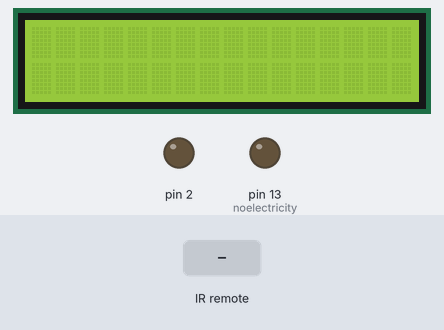
This sketch was run on a simulated Arduino Uno, built with avr-gcc and run on an emulated ATmega328P. On the bench: 16×2 character LCD, output pins drawn as LEDs (lit = HIGH). Inputs (shaded band) come from the test bench.

Above: at 1.2 s.
1.3 s: infrared code 0xFD00FF received
At 3.4 s:
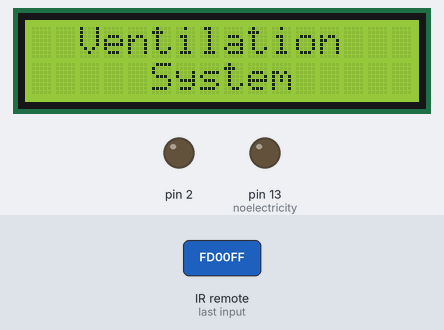
At 7.8 s:
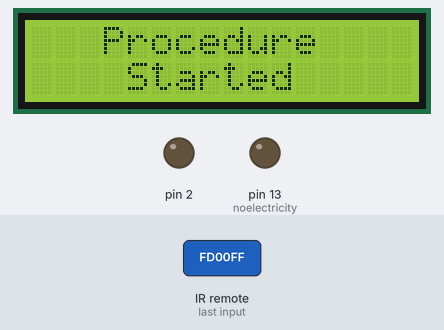
14.4 s: infrared code 0xFD00FF received
At 21.6 s:
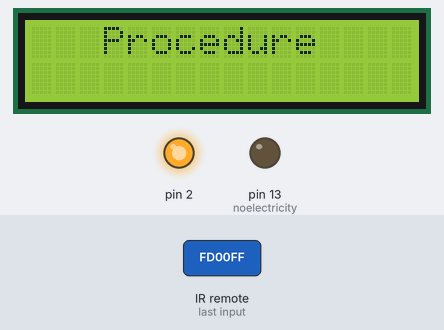
Timing chart, 0 to 34.6 s (numbered marks = the images above; inputs shaded):
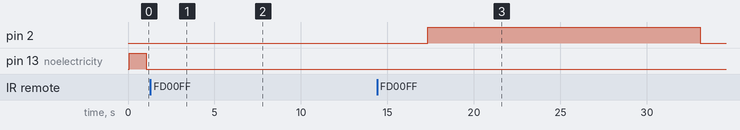

Measured:
- after the input at 1.3 s, pin 13 (noelectricity): stops changing and stays LOW; the display: first changes after 0.82 s (image 1 shows a later state)
- after the input at 14.4 s, the display: first differs from a run without the input after 3.0 s (image 3 shows a later state)
- what the display in image 1 shows lasts 2.5 s, from 2.8 s to 5.3 s
- what the display in image 2 shows lasts 1.5 s, from 6.8 s to 8.3 s

The sketch:

Arduino_Code.ino
```cpp
#include <LiquidCrystal.h>
#include <IRremote.h>

LiquidCrystal lcd(12, 11, 7, 6, 5, 4);

int RECV_PIN = 8;
int counter = 0;
int noelectricity = 13;
char loading[] = {'.', '.', '.'};
char shutdown[] = {'S', 'h', 'u', 't', 't', 'i', 'n', 'g', ' ', 'D', 'o', 'w', 'n'};
char activate[] = {'A', 'c', 't', 'i', 'v', 'a', 't', 'i', 'n', 'g'};
char deactivate[] = {'D', 'e', 'a', 'c', 't', 'i', 'v', 'a', 't', 'i', 'n', 'g'};
IRrecv irrecv(RECV_PIN);
decode_results results;

void setup()
{
irrecv.enableIRIn();
pinMode(2,OUTPUT);
pinMode(noelectricity,OUTPUT);
lcd.begin(16, 2);
Serial.begin(9600);
}
void loop()
{
 if(irrecv.decode(&results))
    {
    irrecv.resume();
 if(results.value == 0xFD00FF && counter == 0)
    {
      counter = 1;
      Open();
    }
 else if(results.value == 0xFD00FF && counter == 1)
    {
      counter = 0;
      Close();
    }
    delay(100);
  }
else if(counter==0)
{
 lcd.clear();
 digitalWrite(2,LOW);
 digitalWrite(13, HIGH);
 delay(1000);
 digitalWrite(13, LOW);
 delay(1000);
}
}
void Open()
{
  lcd.clear();
  for (int j = 0; j <= 13; j++) {
  lcd.setCursor(16, 0);
  lcd.print("Ventilation");
  lcd.setCursor(19, 1);
  lcd.print("System");
  delay(50);
  lcd.scrollDisplayLeft();
}
  delay(2500);
  lcd.clear();
  for (int j = 0; j <= 1; j++){
  lcd.setCursor(3,0);
  lcd.print("Procedure");
  delay(1500);
  lcd.setCursor(4,1);
  lcd.print("Started");
  delay(1500);
  lcd.clear();
  delay(500);
}
 lcd.setCursor(1,0);
 for (byte i=0; i<10; i++)
 {
 lcd.write(activate[i]);
 delay(200);
 }
 lcd.setCursor(11,0);
for (byte i=0; i<3; i++)
 {
 lcd.write(loading[i]);
 delay(1000);
 }
  lcd.clear();
  digitalWrite(2,HIGH);
  lcd.setCursor(3,0);
  lcd.print("Active now");
}
void Close()
{
  lcd.clear();
  for (int j = 0; j <= 13; j++) {
  lcd.setCursor(16, 0);
  lcd.print("Ventilation");
  lcd.setCursor(19, 1);
  lcd.print("System");
  delay(50);
  lcd.scrollDisplayLeft();
}
  delay(2500);
  lcd.clear();
  for (int j = 0; j <= 1; j++){
  lcd.setCursor(3,0);
  lcd.print("Procedure");
  delay(1500);
  lcd.setCursor(4,1);
  lcd.print("Stopped");
  delay(1500);
  lcd.clear();
  delay(500);
    }
  for (byte i=0; i<12; i++)
 {
  lcd.write(deactivate[i]);
  delay(200);
 }
  lcd.setCursor(12,0);
 for (byte i=0; i<3; i++)
 {
  lcd.write(loading[i]);
  delay(1000);
 }
  lcd.clear();
  digitalWrite(2,LOW);
  lcd.setCursor(2,0);
  lcd.print("Inactive now");
  delay(4000);
  lcd.clear();
  for (byte i=0; i<13; i++)
 {
  lcd.write(shutdown[i]);
  delay(200);
 }
  lcd.setCursor(13,0);
  for (byte i=0; i<3; i++)
 {
  lcd.write(loading[i]);
  delay(1000);
 }
  lcd.clear();
}
```
